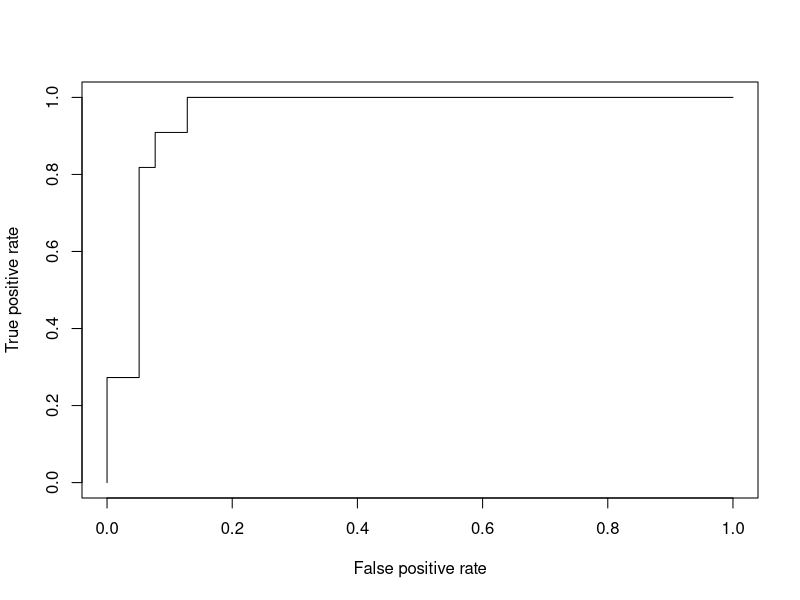
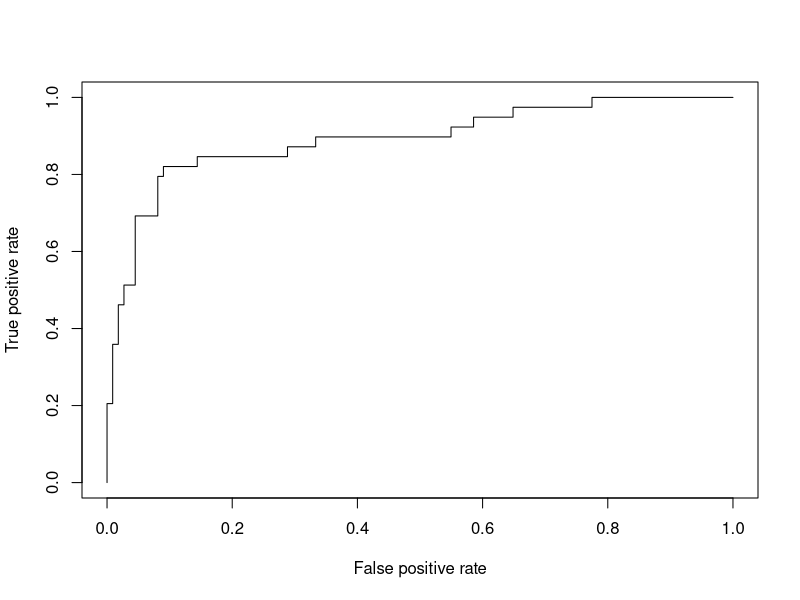

The R source for these figures, in order:
## ---- chunk 1
library(ROCR)
rocplot = function(pred, truth, ...) {
  predob = prediction(pred, truth)
  perf = performance(predob, "tpr", "fpr") # fpr: false positive rate,
  plot(perf, ...)
}
## ---- chunk 2
library(e1071)
set.seed(101)
x = matrix(rnorm(200 * 2), ncol = 2)
x[1:100,] = x[1:100,] + 2
x[101:150,] = x[101:150, ] - 2
y = c(rep(1, 150), rep(2, 50))
dat = data.frame(x = x,y = as.factor(y))
train = sample(200, 50)
## ---- chunk 3
svmfit.opt = svm(y ~., data = dat[train,], kernel = "radial", gamma = 2, cost = 1, decision.values = T)
pred = predict(svmfit.opt, dat[train,], decision.values = T)
fitted = attributes(pred)$decision.values
## ---- chunk 4
rocplot(fitted, dat[train, "y"])
## ---- chunk 5
fitted.test = attributes(predict(svmfit.opt, dat[-train,], decision.values = T))$decision.values
rocplot(fitted.test, dat[-train, "y"])
